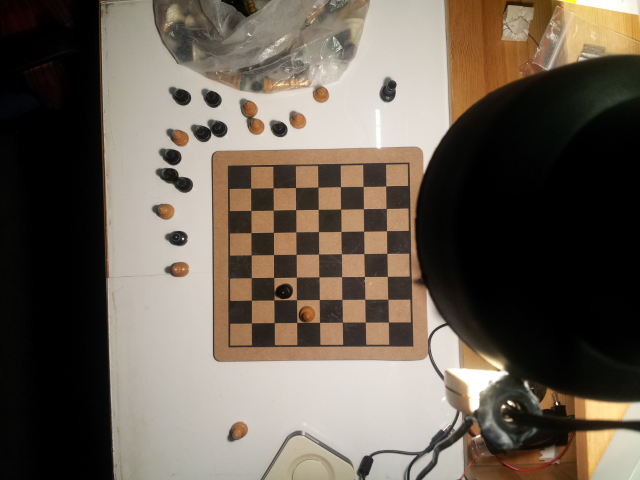
#> input picture shot.jpg, 1280 x 960 px (shown at 1/2 size)
$ python main.py   (Python 2 division)   (older library calls are emulated)
#> lines starting #> are read from the running program, lines starting #| are printed output that depends on the picture; after the words box and inside, x2 and y2 are one past the last pixel; in counts of white or black regions, pixels touching at a corner belong together
### Game/basicStructs.py
import copy

import NXTprotocol.nxt as nxt


class Field:
    EMPTY = 0
    HU = 1
    HU_KING = 2
    AI = 3
    AI_KING = 4
    x = 0
    y = 0

    def __init__(self, pos):
        self.x = pos[0]
        self.y = pos[1]

    def __str__(self):
        return str([self.x, self.y])


boardCoords = [[x, y] for x in xrange(8) for y in xrange(8)]
nullPos = [-1, -1]
AIkingPos = [-2, -2]
HUkingPos = [-3, -3]


def humanFigure(x):
    if x == Field.HU or x == Field.HU_KING:
        return True
    else:
        return False


# [13 lines left out: functions AIFigure, gamer, not called in this run]


def empty(x):
    if x == Field.EMPTY:
        return True
    else:
        return False


class Board:
    Fields = []

    def __init__(self):
        self.Fields = [[Field.EMPTY for i in range(0, 8)] for j in range(0, 8)]

    def __repr__(self):
        ret = ""
        for x in xrange(8):
            t = []
            for y in xrange(8):
                t.append(self.Fields[y][7 - x])
            ret += str(t) + "\n"
        return ret

    def set(self, x, y, what):
        self[x, y] = what

    def copy(self):
        return copy.deepcopy(self)

    def __getitem__(self, key):
        return self.Fields[key[0]][key[1]]

    def __setitem__(self, key, val):
        self.Fields[key[0]][key[1]] = val

    def swapSides(self):
        board = copy.deepcopy(self.Fields)
        for i in boardCoords:
            now = board[7 - i[0]][7 - i[1]]
            if now == Field.AI:
                self[i] = Field.HU
            elif now == Field.HU:
                self[i] = Field.AI
            elif now == Field.AI_KING:
                self[i] = Field.HU_KING
            elif now == Field.HU_KING:
                self[i] = Field.AI_KING
            else:
                self[i] = Field.EMPTY


    def executeMove(self, move): # move - [ [ [src1X, src1Y], [dst1X, dst1Y] ], [ [src1X, src1Y], [dst1X, dst1Y] ] ]
        for basic in move:
            if basic.src.x == HUkingPos[0]:
                self[basic.dst.x, basic.dst.y] = Field.HU_KING
            elif basic.src.x == AIkingPos[0]:
                self[basic.dst.x, basic.dst.y] = Field.AI_KING
            elif basic.dst.x == nullPos[0]: #to /dev/null
                self[basic.src.x, basic.src.y] = Field.EMPTY
            else:
                self[basic.dst.x, basic.dst.y] = self[basic.src.x, basic.src.y]
                self[basic.src.x, basic.src.y] = Field.EMPTY

    def possibleMoves(self):
        moves = []
        for pos in boardCoords:
            if self[pos] == Field.AI_KING:
                moves.extend(kingBeats(self, pos))
        if len(moves) != 0:
            return moves

        for pos in boardCoords:
            if self[pos] == Field.AI:
                moves.extend(pawnBeats(self, pos))
        if len(moves) != 0:
            return moves

        for pos in boardCoords:
            if self[pos] == Field.AI_KING:
                moves.extend(kingMoves(self, pos))
            elif self[pos] == Field.AI:
                moves.extend(pawnMoves(self, pos))
        return moves

    def gameWon(self):
        """ 0 - not ended,
            1 - AI won,
            -1 = Human won """
        if len(self.possibleMoves()) == 0:
            return -1
        self.swapSides()
        if len(self.possibleMoves()) == 0:
            self.swapSides()
            return 1
        self.swapSides()
        """AIpawns,HUpawns = (0,0)
        for i in boardCoords:
            if AIFigure(self[i]):
                AIpawns += 1
            elif humanFigure(self[i]):
                HUpawns += 1
        if AIpawns == 0:
            return -1
        if HUpawns == 0:
            return 1"""
        return 0

    def equal(self, board2):
        for i in xrange(8):
            for j in xrange(8):
                if self[i, j] != board2[i, j]:
                    return False
        return True

    # [10 lines left out: function correctHumanMove, not called in this run]

    def flatKings(self):
        for i in xrange(8):
            for j in xrange(8):
                if self[i, j] == Field.HU_KING:
                    self[i, j] = Field.HU
                if self[i, j] == Field.AI_KING:
                    self[i, j] = Field.AI

    def boardFromCamera(self, nextBoard):
        now = self.copy()
        now.swapSides()
        #print "nextBoard:"
        #print nextBoard
        Actual = None
        for move in now.possibleMoves():
            Actual = now.copy()
            Actual.executeMove(move)
            flat = Actual.copy()
            flat.flatKings()
            flat.swapSides()
            #print "Flat:"
            #print flat

            if flat.equal(nextBoard):
                Actual.swapSides()
                for m in move:
                    m.src.x = 7-m.src.x
                    m.src.y = 7-m.src.y
                    m.dst.x = 7-m.dst.x
                    m.dst.y = 7-m.dst.y
                return (Actual, move)
        return (Actual, None)


class Shift:
    src = Field([-2, -2])
    dst = Field([-2, -2]) #dummy constants

    def __init__(self, _src, _dst):
        #print _src
        self.src = Field(_src)
        self.dst = Field(_dst)

    def __repr__(self):
        return "\n(" + str(self.src) + " -> " + str(self.dst) + ")"

# [28 lines left out: functions fieldToString, movesListToString, send_moves_list, not called in this run]


class Move:
    moveList = []
    #def __init__(self, moves):
    #moveList.append(Shift(
    def add(self, s):
        self.moveList.append(s)


def addToList(_list, _num):
    return [x + _num for x in _list]


# [55 lines left out: functions kingBeats, kingBeatsHelper, kingMoves, not called in this run]


pawnBeatsTable = []


def pawnBeats(board, pos):
    global pawnBeatsTable
    pawnBeatsTable = []
    pawnBeatsHelper(board, pos, pos, [])
    return pawnBeatsTable


def pawnBeatsHelper(board, pos, begin, toClear):
    global pawnBeatsTable
    possibleAttack = 0
    for dx, dy in [(-1, 1), (1, 1)]:
        actual = [pos[0] + dx, pos[1] + dy]
        if 0 <= actual[0] + dx <= 7:
            Next = [actual[0] + dx, actual[1] + dy]
            if 1 <= actual[1] + dy <= 6:
                if humanFigure(board[actual]) and empty(board[actual[0] + dx, actual[1] + dy]):
                    possibleAttack = 1
                    #check next beat on this position
                    Move = [Shift(pos, Next), Shift(actual, nullPos)]
                    board2 = board.copy()
                    board2.executeMove(Move)
                    pawnBeatsHelper(board2, Next, begin, toClear + [Shift(actual, nullPos)])
                    #res.append([Shift(pos, [actual[0] + dx, actual[1] + dy]), Shift(actual, nullPos)])

            if actual[1] + dy == 0 and board[pos] == Field.HU:
                if humanFigure(board[actual]) and empty(board[Next]):
                    pawnBeatsTable.append(
                        toClear + [Shift(actual, nullPos), Shift(begin, nullPos), Shift(HUkingPos, Next)])
                    return
                    #res.append([, Shift(pos, nullPos), Shift(actual,nullPos)])

            if actual[1] + dy == 7 and board[pos] == Field.AI:
                if humanFigure(board[actual]) and empty(board[Next]):
                    pawnBeatsTable.append(
                        toClear + [Shift(actual, nullPos), Shift(begin, nullPos), Shift(AIkingPos, Next)])
                    return
                    #res.append([Shift(AIkingPos, [next]), Shift(pos, nullPos),Shift(actual,nullPos)])

    if possibleAttack == 0 and begin != pos:
        toClear.append(Shift(begin, pos))
        pawnBeatsTable.append(toClear)


def pawnMoves(board, pos):
    res = []
    for dx, dy in [(-1, 1), (1, 1)]:
        actual = [pos[0] + dx, pos[1] + dy]
        if 0 <= actual[0] <= 7:
            if 0 <= actual[1] <= 6:
                if empty(board[actual]):
                    res.append([Shift(pos, actual)])
            if actual[1] == 0:
                if empty(board[actual]):
                    if board[pos] == Field.HU:
                        res.append([Shift(HUkingPos, actual), Shift(pos, nullPos)])
            if actual[1] == 7:
                if empty(board[actual]):
                    if board[pos] == Field.AI:
                        res.append([Shift(AIkingPos, actual), Shift(pos, nullPos)])

    return res


# [2 lines that do not run on import are left out]

### Image/splitBoard.py
import cv2
import copy
import sys
import os
import numpy as np

sys.path.append("../Game")
import basicStructs as BS


class Field:
    # [4 lines left out: function __init__, not called in this run]


MousePoints = []


# [6 lines left out: function show_image, not called in this run]


class ImageProcess:
    def __init__(self):
        self.param1 = 70
        self.param2 = 15
        self.fields1 = self.fields2 = []
        self.FieldTable = [[1 for j in xrange(8)] for i in xrange(8)]
        # [todo] - do sth with treshold
        self.Threshold = [[0, 168.6261111111111, 0, 172.33210059171597, 0, 217.72415844838923, 0, 200],
                          [187.78032544378698, 0, 187.92987179487179, 0, 200.40472647392289, 0, 172.39933658374594, 0],
                          [0, 209.38461538461539, 0, 204.87850817718606, 0, 189.74725714990137, 0, 171.61686390532543],
                          [200, 0, 208.26701183431953, 0, 198.93121301775147, 0, 298.09615384615387, 0],
                          [0, 189.03825021132715, 0, 211.66642011834318, 0, 210.86545138888889, 0, 204.1508875739645],
                          [160.65898593165076, 0, 199.6301775147929, 0, 282.01529113247864, 0, 336.66124260355031, 0],
                          [0, 174.03994082840237, 0, 188.14557797971258, 0, 339.61908284023667, 0, 302.1010600907029],
                          [165.08341551610783, 0, 216.80029585798817, 0, 177.81878698224853, 0, 177.77144970414201,
                           0]]#[[0 for i in xrange(8)] for j in xrange(8)]
        self.splitPoints = [[481, 294], [861, 308], [467, 672], [847, 689]]

    # [20 lines left out: functions calibratation, addToCalibrate, not called in this run]


    def loadImage(self, image):
        self.img = image

    # [23 lines left out: functions mouseEvent, calibrate_board, not called in this run]

    def imageSplit(self):
        if len(self.splitPoints) != 4:
            print "Board not detected!"
            sys.exit(0)
        rows, cols, ch = self.img.shape
        pts1 = np.float32(self.splitPoints)
        pts2 = np.float32([[0, 0], [600, 0], [0, 600], [600, 600]])
        M = cv2.getPerspectiveTransform(pts1, pts2)
        self.trimmed = cv2.warpPerspective(self.img, M, (600, 600))
        points = []
        for i in range(1, 602, 75):
            for j in range(1, 602, 75):
                points.append([j, i])
        dic = {}
        for i in range(0, 9):
            for j in range(0, 9):
                dic[i, j] = points[9 * i + j]

        for i in xrange(8):
            for j in xrange(8):
                if (i + j) % 2 == 1:
                    x1 = dic[i, j][0]
                    y1 = dic[i, j][1]
                    x2 = dic[i + 1, j + 1][0]
                    y2 = dic[i + 1, j + 1][1]
                    self.FieldTable[i][j] = self.trimmed[y1:y2, x1:x2]
        for i in xrange(8):
            for j in xrange(8):
                x1 = dic[i, j][0]
                y1 = dic[i, j][1]
                x2 = dic[i + 1, j + 1][0]
                y2 = dic[i + 1, j + 1][1]
                cv2.circle(self.trimmed, (x1, y1), 2, (0, 0, 255))
                cv2.circle(self.trimmed, (x2, y2), 2, (0, 0, 255))

    def frame_table(self, image, AIIsWhite):
        self.img = copy.deepcopy(image)
        self.imageSplit()

        result = [[0 for i in xrange(8)] for j in xrange(8)]
        for i in xrange(8):
            for j in xrange(8):
                if (i + j) % 2 == 1:
                    #print [i, j]
                    result[i][j] = self.searchForPawn(self.FieldTable[i][j], [i, j])

        board = BS.Board()
        rotatedBoard = BS.Board()
        if AIIsWhite:
            WhiteConst = BS.Field.AI
            BlackConst = BS.Field.HU
        else:
            WhiteConst = BS.Field.HU
            BlackConst = BS.Field.AI

        for i in xrange(8):
            for j in xrange(8):
                if result[i][j] == 1:
                    board[i, j] = WhiteConst
                elif result[i][j] == -1:
                    board[i, j] = BlackConst
                else:
                    board[i, j] = BS.Field.EMPTY

        for i in xrange(8):
            for j in xrange(8):
                rotatedBoard[j, 7 - i] = board[i, j]

        return rotatedBoard

    def searchForPawn(self, img, pos, returnColorValue=False):
        """function returns:
        0 - no figure
        1 - white
        -1 - black"""
        #global img
        #img2 = cv2.imread(r"C:\Users\rexina\Dropbox\AGH\MiTP\cz.jpg")
        img2 = cv2.cvtColor(img, cv2.COLOR_BGR2GRAY)
        img2 = cv2.medianBlur(img2, 7)
        #cimg = cv2.cvtColor(img,cv2.COLOR_GRAY2BGR)
        edges = cv2.GaussianBlur(img2, (3, 3), 0)
        edges = cv2.Canny(edges, 50, 100)

        x, dst = cv2.threshold(img2, 50, 255, cv2.THRESH_BINARY)
        #show_image(dst)
        #show_image(edges)

        circles = cv2.HoughCircles(edges, cv2.cv.CV_HOUGH_GRADIENT, 1, 20,
                                   param1=70,
                                   param2=20,
                                   minRadius=10,
                                   maxRadius=0)

        #print circles
        if circles is None or len(circles[0]) > 1:
            #print "NO_PAWN"
            return 0

        circles = np.uint16(np.around(circles))
        i = circles[0][0]

        d = int(i[2] / 1.6)
        x = i[0]
        y = i[1]
        cv2.rectangle(img, (x - d, y - d), (x + d, y + d), (0, 255, 0))
        sums = [0.0, 0.0, 0.0]
        divi = 0
        for row in dst[x - d:x + d, y - d:y + d]:
            for px in row:
                sums += px
                divi += 1

                #if divi != 0: sum = [i/divi for i in sum]
        try:
            sums /= divi
        except TypeError:
            print circles

        #print "|!!!| ", sums, divi

        suma = sums[0] + sums[1] + sums[2]
        #print "KOLOR: ",suma

        if returnColorValue:
            return suma
            #print pos," -> ",suma,"\t|\t",self.Threshold[pos[0]][pos[1]]
        #print "suma =",suma
        if suma > 700:#self.Threshold[pos[0]][pos[1]]:
            #print "WHITE PAWN"
            cv2.circle(img, (i[0], i[1]), i[2], (0, 255, 0), 2)
            cv2.circle(img, (i[0], i[1]), 2, (0, 0, 255), 3)

        else:
            #print "BLACK PAWN"
            cv2.circle(img, (i[0], i[1]), i[2], (0, 0, 255), 2)
            cv2.circle(img, (i[0], i[1]), 2, (0, 0, 255), 3)

        #cv2.imshow('detected circles', img)
        #cv2.waitKey(0)
        #cv2.destroyAllWindows()

        if suma > 700:##self.Threshold[pos[0]][pos[1]]:
            return 1
        else:
            return -1


drawing = False
ix = iy = 0


def take_photo():
    os.system(r"C:\cygwin\bin\wget.exe http://192.168.137.171:8080/photoaf.jpg -O shot.jpg --quiet")
    img = cv2.imread(r"shot.jpg")
    return img


# [29 lines that do not run on import are left out]

### Game/AIlogic.py
import sys

from basicStructs import *

#CONSTANTS:

FlatLevelsNr = 3
FlatLevels = [5, 3, 1]
PointsForFlatLevels = [7, 5, 3]
PointsForHuman = PointsForFlatLevels[:]
PointsForHuman.reverse()

PawnPoints = 20
KingPoints = 50

INF = 9e99


def boardPoints(board):
    res = 0
    tmp = board.gameWon()
    if tmp != 0:
        return tmp * 9e69
    for pos in boardCoords:
        if board[pos] == Field.AI:
            for i in xrange(FlatLevelsNr):
                if pos[1] > FlatLevels[i]:
                    #print "position:", pos, "points: ",PointsForFlatLevels[i]
                    res += PointsForFlatLevels[i]
                    break
            res += PawnPoints
        elif board[pos] == Field.AI_KING:
            res += KingPoints
        elif board[pos] == Field.HU:
            for i in xrange(FlatLevelsNr):
                if 7-pos[1] > FlatLevels[i]:
                    #print "position:", pos, "points: ",(-PointsForFlatLevels[i])
                    res -= PointsForFlatLevels[i]
                    break
            res -= PawnPoints
        elif board[pos] == Field.HU_KING:
            res -= KingPoints


    """for i in xrange(len(FlatLevels)):
        for field in FlatLevels[i]:
            if board[field] == Field.HU:
                res -= PointsForHuman[i]
            elif board[field] == Field.AI:
                res += PointsForFlatLevels[i]"""
    return res


nodes = 0
nodesMax = 1

def alfabeta(board, depth, maximizingPlayer, alfa, beta):
    global nodes
    nodes += 1

    """tmp = board.gameWon()
    if tmp != 0:
        if maximizingPlayer:
            print "OUT Node nr",nodes,"points =",9e52*tmp
            return [9e52 * tmp, None]
        else:
            print "OUT Node nr",nodes,"points =",-9e52*tmp
            return [-9e52 * tmp, None]"""
    x = boardPoints(board)
    if depth == 0 or abs(x) > 9e60:
        return [x, None]

    if maximizingPlayer:
        bestMove = None
        mov = board.possibleMoves()
        for i in mov:
            board2 = copy.deepcopy(board)
            board2.executeMove(i)
            board2.swapSides()
            val = alfabeta(board2, depth - 1, False, alfa, beta)[0]
            if val > alfa:
                alfa = val
                bestMove = i
            if alfa >= beta:
                break
        return [alfa, bestMove]
    else:
        bestMove = None
        mov = board.possibleMoves()
        for i in mov:
            board2 = copy.deepcopy(board)
            board2.executeMove(i)
            board2.swapSides()
            val = alfabeta(board2, depth - 1, True, alfa, beta)[0]
            if val < beta:
                beta = val
                bestMove = i
            if alfa >= beta:
                break
        return [beta, bestMove]


def minimaks(board, depth):
    global nodesMax, nodes
    nodesMax = 10**(depth-2);
    nodes = 0
    x = alfabeta(board, depth, True, -9e99, 9e99)
    nodes = 0
    return x


# [8 lines left out: function readInt, not called in this run]


# [51 lines that do not run on import are left out]

### main.py
import cv2
import copy
import sys

sys.path.append("Game")
sys.path.append("Image")
from basicStructs import *
from AIlogic import *
import splitBoard as Image


proc = Image.ImageProcess()

a = Board()
#img = Image.take_photo()
#a = proc.frame_table(img, False)

for i in range(0, 8, 2):
    a.set(i, 0, Field.AI)
    a.set(i, 6, Field.HU)

for i in range(1, 8, 2):
    a.set(i, 1, Field.AI)
    a.set(i, 7, Field.HU)

print a
sys.stdout.flush()
turns = 0

prev = Image.take_photo()
#> in take_photo, img is the input picture: shape (960, 1280, 3); mean B, G, R 83.6, 95.2, 105.4

while a.gameWon() == 0:
    turns += 1
    ok = 0
    bads = 0
    while ok == 0:
        img = Image.take_photo()
        b = proc.frame_table(img, False)
#> in imageSplit, `self.trimmed = cv2.warpPerspective(self.img, M, (600, 600))`:
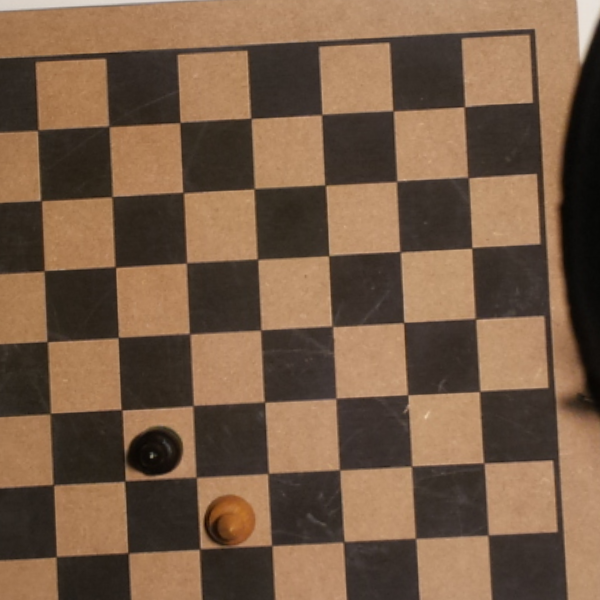
#> self.trimmed: shape (600, 600, 3); mean B, G, R 69.9, 92.3, 118.9
#> after the loop in imageSplit, `for i in xrange(8):`: self.FieldTable = 8 items
#> after the loop in imageSplit, `for i in xrange(8):`:
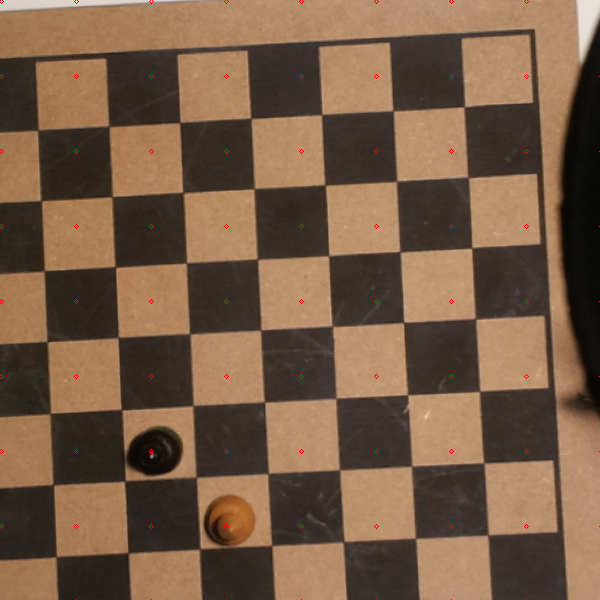
#> self.trimmed: shape (600, 600, 3); 0.14% of pixels changed, all inside (x1, y1, x2, y2) = (0, 0, 600, 600)
#> the loop in frame_table, `for i in xrange(8):` made 8 passes
#> pass 1, in searchForPawn, `img2 = cv2.cvtColor(img, cv2.COLOR_BGR2GRAY)`:
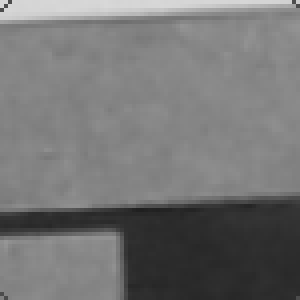
#> img2: shape (75, 75) (shown 4 times larger); min 31, max 216, mean 116.7
#> pass 1, in searchForPawn, `edges = cv2.Canny(edges, 50, 100)`:
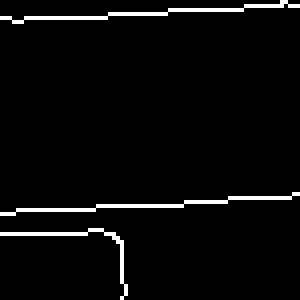
#> edges: shape (75, 75) (shown 4 times larger); 3.5% white in thin lines or dots
#> after the loop in frame_table, `for i in xrange(8):`: result = [[0, 0, 0, 0, 0, 0, 0, 0], [0, 0, 0, 0, 0, 0, 0, 0], [0, 0, 0, 0, 0, 0, 0, 0], [0, 0, 0, 0, 0, 0, 0, 0], [0, 0, 0, 0, 0, 0, 0, 0], [0, 0, 0, 0, 0, 0, 0, 0], [0, 0, 0, 0, 0, 0, 0, 0], [0, 0, 0, 0, 0, 0, 0, 0]]
        After = a.boardFromCamera(b)

        if After is not None:
            print "OK"
            bads = 0
            a = After
            ok = 1
        else:
            bads += 1
        if bads >= 20:
            cv2.imshow('image', proc.trimmed)
            xxx = cv2.waitKey(0)
            if xxx == 27:
                sys.exit(0)
            cv2.destroyAllWindows()
            print "Bad Move! Try again! Previous board:"
            print a

    sys.stdout.write("Turn " + str(turns))
    res = minimaks(copy.deepcopy(a), 6)
#> (the run stopped early here; a loop or call above may not have finished)
